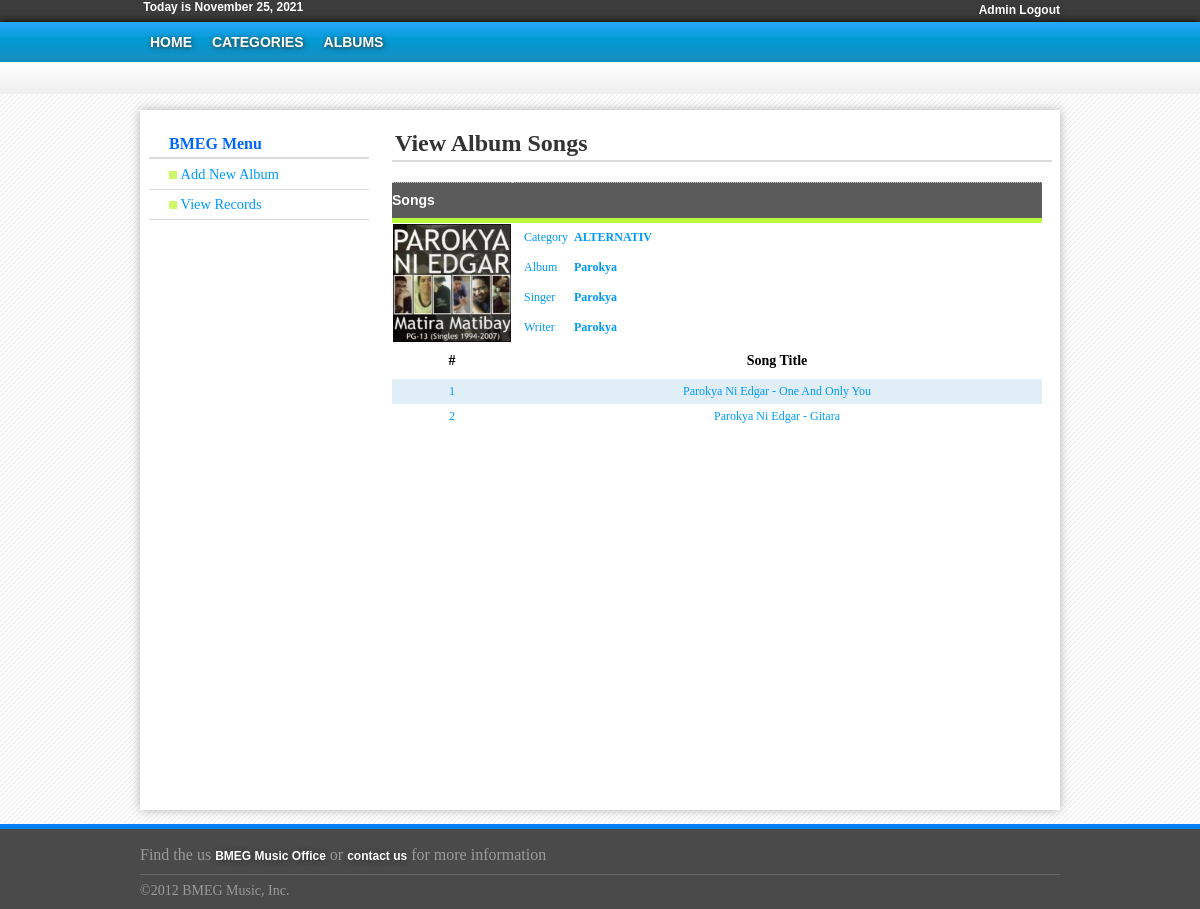
The page /Administrator/PHP/AdminViewSongs.php?id=99 (signed in) on the database its author committed.
### tables this page shows
CREATE TABLE IF NOT EXISTS `tblalbum` (
`id` int(100) NOT NULL,
  `albumcat` int(100) DEFAULT NULL,
  `albumname` varchar(60) DEFAULT NULL,
  `albumsinger` varchar(100) DEFAULT NULL,
  `albumwriter` varchar(100) DEFAULT NULL,
  `albumdesc` varchar(250) DEFAULT NULL,
  `albumimage` varchar(30) DEFAULT NULL
);

CREATE TABLE IF NOT EXISTS `tblsongs` (
`id` int(100) NOT NULL,
  `songcat` varchar(10) DEFAULT NULL,
  `songalbum` varchar(50) DEFAULT NULL,
  `songsinger` varchar(100) DEFAULT NULL,
  `songdesc` varchar(250) DEFAULT NULL,
  `songfile` varchar(50) DEFAULT NULL,
  `songwriter` varchar(100) NOT NULL,
  `songpoints` int(100) NOT NULL
);

### Administrator/PHP/AdminViewSongs.php (the view, shortened to what this page needs)
<?php
if(isset($_SESSION['user_id'])==0){
header("location:../../loginpage.php");
}else{
?>
<!DOCTYPE html PUBLIC "-//W3C//DTD XHTML 1.0 Transitional//EN" "http://www.w3.org/TR/xhtml1/DTD/xhtml1-transitional.dtd">
<html xmlns="http://www.w3.org/1999/xhtml">
<head>
<link rel="stylesheet" type="text/css" href="../css/AdminStyle.css" />
<body>
<div class="header_wrapper">
	<div class="login">
          <?php
				$today = date("F j, Y");
				echo '&nbsp;Today is '.$today;
				?>
            <ul>
                <li><a href="logout.php">Admin Logout</a></li>
            </ul>
   	</div>
</div>
<div class="header_menu">
	<div class="menu">
    	<ul>
        	<li><a href="AdminHome.php">HOME</a></li>
            <li><a href="AdminCategory.php">CATEGORIES</a></li>
            <li><a href="AdminAlbum.php">ALBUMS</a></li>
    	</ul>
    </div>
</div>
<div class="header_under"></div>
<div class="container_wrapper">
    <div class="sidebar_menu">
    	<div>
    		<h4 class="header">BMEG Menu</h4>
        </div>
    	<ul>
        	<li><a href="AdminAlbum.php"><img src="../Templates/list-style.png" height="8"  width="8"/>&nbsp;Add New Album</a></li>
            <li><a href="AdminViewAlbums.php"><img src="../Templates/list-style.png" height="8"  width="8"/>&nbsp;View Records</a></li>
        </ul>
    </div>
    <div class="home_content">
    	<h2 class="header">View Album Songs</h2>
                <?php
				$id = $_REQUEST['id'];
				$getRows = mysql_query("SELECT * FROM tblsongs WHERE songalbum = '$id'");
				if($getRows = mysql_num_rows($getRows)==0){
					echo '<div class=error>No Songs has been uploaded for this album</div>';
				}else{
				$getSong = mysql_query("SELECT
									   tblalbum.albumname,
									   tblalbum.albumimage,
									   tblsongs.songcat,
									   tblsongs.songwriter,
									   tblsongs.songsinger
									   FROM tblsongs,tblalbum WHERE tblalbum.id = tblsongs.songalbum
									   AND songalbum = '".$id."'");
				while($row = mysql_fetch_array($getSong)){
					$songcat = $row['songcat'];
					$songalbum = $row['albumname'];
					$songwriter = $row['songwriter'];
					$songsinger = $row['songsinger'];
					$albumimage = $row['albumimage'];
				}
				?>
        <table cellpadding="0" cellspacing="0" width="650">
        	<tr>
            	<th class="table" align="left">Songs</th><th class="table"></th>
            </tr>
        	<tr>
     <td width="120" align="center"><?php echo "<img src=upload_images/album/$albumimage width=118 height=118" ?></td>
                <td>
                	<table cellpadding="0" cellspacing="0" class="td_data">
                    	<tr>
                        	<td height="30" class="td_data">Category</td>
                            <td height="30" class="td_data"><strong><?php echo $songcat ?></strong></td>
                        </tr>
                        <tr>
                        	<td height="30" class="td_data">Album</td>
                            <td height="30" class="td_data"><strong><?php echo $songalbum ?></strong></td>
                        </tr>
                        <tr>
                        	<td height="30" class="td_data">Singer</td>
                            <td height="30" class="td_data"><strong><?php echo $songsinger ?></strong></td>
                        </tr>
                        <tr>
                        	<td height="30" class="td_data">Writer</td>
                            <td height="30" class="td_data"><strong><?php echo $songwriter ?></strong></td>
                        </tr>
                    </table>
                </td>
                <tr>
                	<th class="th_data">#</th><th class="th_data">Song Title</th>
                </tr>
                <?php
				$count =0;
				$getSong = mysql_query("SELECT songfile FROM tblsongs WHERE tblsongs.songalbum = '$id'");
				while($rowSong = mysql_fetch_array($getSong)){
				$count++;
				if($line==1){
					$bgcolor = '#FFFFFF';
					$line = 0;
				}else
				{
					$bgcolor='#E0EEF8';
					$line = 1;
				}
				?>
                <tr bgcolor="<?php echo $bgcolor?>">
                	<td  align="center" class="td_class"><?php echo $count?></td>
                	<td  align="center" class="td_class"><?php echo preg_replace("/\\.[^.\\s]{3,4}$/", "", $rowSong['songfile']); ?></td>
                </tr>
                <?php } ?>
          </table>
          <?php
			}
		  ?>
    </div>
</div>
<div class="footer_wrapper">
    <div class="footer_menu">
    	<ul>
        	<li>Find the us <a href="Frontend/Contacts.php">BMEG Music Office</a> or <a href="Frontend/Contacts.php">contact us</a>  for more information</li>
        </ul>
        <br /> <br /> <br />
        <span style="color:#999; font-size:14px; margin-top:10px;">&copy;2012 BMEG Music, Inc.</span>
    </div>
</div>
</body>
</html><?php }?>

### Administrator/css/AdminStyle.css (style rules this page uses)
html,body { padding:0px; margin:0px; background:url(../Templates/body_back1.jpg) #fff top repeat-x; }
.header_menu { height:40px; width:100%; background:url(../Templates/menu_back.jpg) repeat-x; -moz-box-shadow:0px 0px 8px #000; -webkit-box-shadow:0px 0px 8px #000; -box-shadow:0px 0px 8px #000; border:1px medium #000; }
.menu { width:920px; margin-left:auto; margin-right:auto; }
.menu ul { padding:0px; margin:0px; }
.menu ul li { position:relative; float:left; list-style:none; line-height:40px; }
.menu ul li a { text-decoration:none; display:block; padding:10px; line-height:20px; font-family:Arial, Helvetica, sans-serif; font-size:14px; font-weight:900; text-shadow:1px 1px 5px #333; color:#FFF; }
.header_under { background:url(../Templates/headerunder.png) repeat-x; width:100%; height:32px; }
.header_wrapper { width:100%; height:22px; padding:0px; margin:0px; background:#3C3C3C; }
.login { font-family:Arial, Helvetica, sans-serif; color:#FFF; font-size:12px; padding-top: font-size:12px; width:920px; font-weight:900; margin-left:auto; margin-right:auto; }
.login ul { float:right; padding:0px; margin:0px; }
.login ul li { position:relative; list-style:none; }
.login ul li a { text-decoration:none; line-height:20px; font-family:Arial, Helvetica, sans-serif; font-size:12px; font-weight:900; text-shadow:1px 1px 5px #333; color:#FFF; }
.container_wrapper { width:920px; height:700px; padding:0px; margin-top:16px; margin-left:auto; margin-right:auto; -moz-box-shadow:0px 0px 10px #B0B0B0; -webkit-box-shadow:0px 0px 10px #B0B0B0; border:1px medium #B0B0B0; background:#FFF; }
.home_content { width:660px; height:500px; float:right; margin-right:8px; padding:0px; }
.home_content .header { font-weight:bold; color:#333; border-bottom:2px solid #dadada; padding-bottom:3px; padding-left:3px; }
.sidebar_menu { width:220px; height:500px; margin-left:9px; float:left; }
.sidebar_menu .header { font-weight:bold; color:#06F; margin-bottom:1px; border-bottom:2px solid #dadada; padding:4px 0px 4px 20px; }
.sidebar_menu ul { padding:0px; margin:0px; list-style-type:none; margin-bottom:10px; }
.sidebar_menu ul li { padding-bottom:0px; }
.sidebar_menu ul li a { font:"Trebuchet MS", Arial, Helvetica, sans-serif; font-size:90%; color:#09F; display:block; border-bottom:1px solid #dadada; padding-left:20px; text-decoration:none; padding-top:6px; padding-bottom:6px; }
.table { height:35px; background:#5B5B5B; color:#FFF; border-bottom:5px solid #BAFD3E; border-top:1px dotted #CCC; font-family:"Trebuchet MS", Arial, Helvetica, sans-serif; font-size:14px; margin-left:0; }
.td_class { padding:5px; font-family:"Palatino Linotype", "Book Antiqua", Palatino, serif; font-size:12px; color:#09F; }
.td_data { font-family:"Palatino Linotype", "Book Antiqua", Palatino, serif; font-size:12px; color:#09F; padding-left:6px; }
.th_data { padding:10px; font-familt:"Trebuchet MS", Arial, Helvetica, sans-serif; font-size:14px; }
.footer_wrapper { width:100%; height:80px; margin-top:14px; background:#4A4A4A; border-top:5px solid #0080FF; }
.footer_menu { width:920px; margin-left:auto; margin-right:auto; }
.footer_menu ul { padding:0px; margin:0px; list-style:none; float:left; border-bottom:1px solid #666; width:100%; padding-bottom:8px; padding-top:6px; }
.footer_menu ul li { line-height:20px; padding-top:10px; color:#999; font-weight:500px; }
.footer_menu ul li a { text-decoration:none;line-height:20px;font-family:Arial, Helvetica, sans-serif;font-size:12px;;text-shadow:1px 1px 5px #333;color:#FFF; font-weight:560 }

### rows shown on the page
tblalbum: albumimage (picture), albumname "Parokya"
tblsongs: songcat "ALTERNATIV", songsinger "Parokya", songwriter "Parokya", songfile "Parokya Ni Edgar - Gitara"
tblsongs: songfile "Parokya Ni Edgar - One And Only You"
